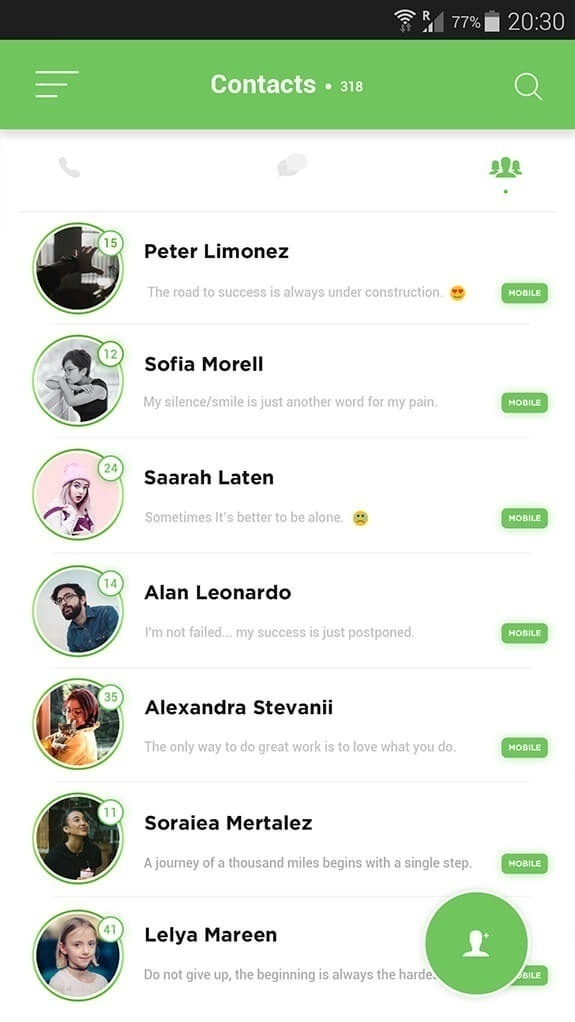
#> input picture data/input/2.jpg, 575 x 1022 px
$ jupyter execute --allow-errors test-semantic.ipynb
#> lines starting #> are read from the running program, lines starting #| are printed output that depends on the picture
### GUI.py
import pandas as pd
import cv2
import os
import json
import time
from os.path import join as pjoin

import element.detect_text.text_detection as text
import element.detect_compo.ip_region_proposal as ip
import element.detect_merge.merge as merge
from layout.obj.Compos_DF import ComposDF
from layout.obj.Compo import *
from layout.obj.Block import *
from layout.obj.List import *
import layout.lib.draw as draw


class GUI:
    def __init__(self, img_file, compos_json_file=None, output_dir='data/output'):
#> called with img_file = 'data/input/2.jpg', output_dir = 'data/output'
        self.img_file = img_file
        self.img = cv2.imread(img_file)
#> self.img is the input picture: shape (1022, 575, 3); mean B, G, R 214.4, 227.2, 217.8
        self.img_reshape = self.img.shape
#> self.img_reshape = (1022, 575, 3)
        self.img_resized = cv2.resize(self.img, (self.img_reshape[1], self.img_reshape[0]))
        if img_file is not None:
            self.file_name = img_file.split('/')[-1][:-4] if '/' in img_file else img_file.split('\\')[-1][:-4]
        else:
            self.file_name = None

        self.output_dir = output_dir
        self.ocr_dir = pjoin(self.output_dir, 'ocr') if output_dir is not None else None
        self.non_text_dir = pjoin(self.output_dir, 'ip') if output_dir is not None else None
        self.merge_dir = pjoin(self.output_dir, 'uied') if output_dir is not None else None
        self.layout_dir = pjoin(self.output_dir, 'layout') if output_dir is not None else None

        self.compos_json = None  # {'img_shape':(), 'compos':[]}
        self.compos_df = None    # dataframe for efficient processing
        self.compos = []         # list of Compo objects

        self.detect_result_img_text = None      # visualize text
        self.detect_result_img_non_text = None  # visualize non-text
        self.detect_result_img_merge = None     # visualize all elements

        self.layout_result_img_group = None     # visualize group of compos with repetitive layout
        self.layout_result_img_pair = None      # visualize paired groups
        self.layout_result_img_list = None      # visualize list (paired group) boundary

        self.lists = []     # list of List objects representing lists
        self.blocks = []    # list of Block objects representing blocks

        self.load_compos_from_json(compos_json_file)

    def load_compos_from_json(self, compos_json_file):
        if compos_json_file is not None:
            self.compos_json = json.load(open(compos_json_file))
            self.img_reshape = self.compos_json['img_shape']
            self.img_resized = cv2.resize(self.img, (self.img_reshape[1], self.img_reshape[0]))
            self.draw_element_detection()

    # [44 lines left out: functions load_compos, save_layout_result_imgs, save_layout_result_json, save_list, save_detection_result, save_layout_result, not called in this run]

    '''
    *****************************
    *** GUI Element Detection ***
    *****************************
    '''
    def resize_by_longest_side(self, img_resize_longest_side=800):
#> called with img_resize_longest_side = 900
        height, width = self.img.shape[:2]
#> height = 1022; width = 575
        if height > width:
            width_re = int(img_resize_longest_side * (width / height))
#> width_re = 506
            return img_resize_longest_side, width_re, self.img.shape[2]
        else:
            height_re = int(img_resize_longest_side * (height / width))
            return height_re, img_resize_longest_side, self.img.shape[2]

    def element_detection(self, is_ocr=False, is_non_text=False, is_merge=False, img_resize_longest_side=800, show=False):
        if self.img_file is None:
            print('No GUI image is input')
            return
        # resize GUI image by the longest side while detecting non-text elements
        if img_resize_longest_side is not None:
            self.img_reshape = self.resize_by_longest_side(img_resize_longest_side)
#> self.img_reshape = (900, 506, 3)
            self.img_resized = cv2.resize(self.img, (self.img_reshape[1], self.img_reshape[0]))
            resize_height = self.img_reshape[0]
#> resize_height = 900
        else:
            self.img_reshape = self.img.shape
            self.img_resized = self.img.copy()
            resize_height = None

        key_params = {'min-grad': 8, 'ffl-block': 5, 'min-ele-area': 50, 'merge-contained-ele': True,
                      'max-word-inline-gap': 10, 'max-line-ingraph-gap': 4, 'remove-ui-bar': True}
        if is_ocr:
            os.makedirs(self.ocr_dir, exist_ok=True)
            self.detect_result_img_text = text.text_detection(self.img_file, self.ocr_dir, show=show)
        elif os.path.isfile(pjoin(self.ocr_dir, self.file_name + '.jpg')):
            self.detect_result_img_text = cv2.imread(pjoin(self.ocr_dir, self.file_name + '.jpg'))

        if is_non_text:
            os.makedirs(self.non_text_dir, exist_ok=True)
            self.detect_result_img_non_text = ip.compo_detection(self.img_file, self.non_text_dir, key_params, resize_by_height=resize_height, show=show)
        elif os.path.isfile(pjoin(self.non_text_dir, self.file_name + '.jpg')):
            self.detect_result_img_non_text = cv2.imread(pjoin(self.non_text_dir, self.file_name + '.jpg'))

        if is_merge:
            os.makedirs(self.merge_dir, exist_ok=True)
            compo_path = pjoin(self.non_text_dir, self.file_name + '.json')
            ocr_path = pjoin(self.ocr_dir, self.file_name + '.json')
            self.detect_result_img_merge, self.compos_json = merge.merge(self.img_file, compo_path, ocr_path, self.merge_dir, is_remove_bar=key_params['remove-ui-bar'], is_paragraph=True, show=show)
        elif os.path.isfile(pjoin(self.merge_dir, self.file_name + '.jpg')):
            self.load_compos_from_json(pjoin(self.merge_dir, self.file_name + '.json'))
            self.detect_result_img_merge = cv2.imread(pjoin(self.merge_dir, self.file_name + '.jpg'))

    '''
    *************************************
    *** Repetitive Layout Recognition ***
    *************************************
    '''
    # convert all compo_df to compo objects
    # [6 lines left out: function cvt_compo_df_to_obj, not called in this run]

    # *** step1 ***
    def cvt_compos_json_to_dataframe(self):
        self.compos_df = ComposDF(json_data=self.compos_json, gui_img=self.img_resized.copy())

    # *** step2 ***
    def recognize_repetitive_layout(self):
        # cluster elements into groups according to position and area
        self.compos_df.repetitive_group_recognition()   # group, alignment_in_group, group_nontext, group_text
        # pair clusters (groups)
        self.compos_df.pair_groups()                    # group_pair, pair_to
        # recognize repetitive block by checking their children's connections
        self.compos_df.repetitive_block_recognition()   # group_pair
        # identify list items in each paired group
        self.compos_df.list_item_partition()            # list_item
        # filter out invalid unpaired groups
        self.compos_df.remove_invalid_groups()
        # add missed compos by checking group items
        self.compos_df.add_missed_compos_by_checking_group_item()

    # *** step3 ***
    # [31 lines left out: function cvt_list_and_compos_df_to_obj, not called in this run]
        # get all compos in lists
        # for lst in self.lists:
        #     self.compos += lst.get_inner_compos()

    # *** step4 ***
    def slice_block(self):
        blocks, non_blocked_compos = slice_blocks(self.compos, 'v')
        self.blocks = blocks

    # entry method
    def layout_recognition(self, is_save=True):
#> called with is_save = True
        start = time.clock()
        self.cvt_compos_json_to_dataframe()
#> (the call stopped at in cvt_compos_json_to_dataframe, `self.compos_df = ComposDF(json_data=self.compos_json, gui_img=self.img..`: layout is not available in this run)
        self.recognize_repetitive_layout()
        self.cvt_list_and_compos_df_to_obj()
        self.slice_block()
        self.get_layout_result_imgs()
        if is_save:
            self.save_layout_result()
        print("[Layout Recognition Completed in %.3f s] Input: %s Output: %s" % (time.clock() - start, self.img_file, pjoin(self.layout_dir, self.file_name + '.json')))
        # print(time.ctime(), '\n\n')

    '''
    *********************
    *** Visualization ***
    *********************
    '''
    # [46 lines left out: functions get_layout_result_imgs, visualize_element_detection, draw_element_detection, visualize_layout_recognition, not called in this run]

    def visualize_compos_df(self, visualize_attr, show=True):
        board = self.img_resized.copy()
        return self.compos_df.visualize_fill(board, gather_attr=visualize_attr, name=visualize_attr, show=show)

    # [18 lines left out: functions visualize_all_compos, visualize_lists, not called in this run]

    def visualize_block(self, block_id, show=True):
        board = self.img_resized.copy()
        self.blocks[block_id].visualize_sub_blocks_and_compos(board, show=show)

    # [25 lines left out: functions visualize_blocks, visualize_container, not called in this run]

### test-semantic.ipynb
[cell 1]
from GUI import GUI

[cell 2]
gui = GUI(img_file='data/input/2.jpg')

#> (a cell that did not finish here is left out)

#> (a cell that did not finish here is left out)

[cell 5]
import cv2

name = '2'
org = cv2.imread('data/input/' + name + '.jpg')
uied = cv2.imread('data/output/uied/' + name + '.jpg')
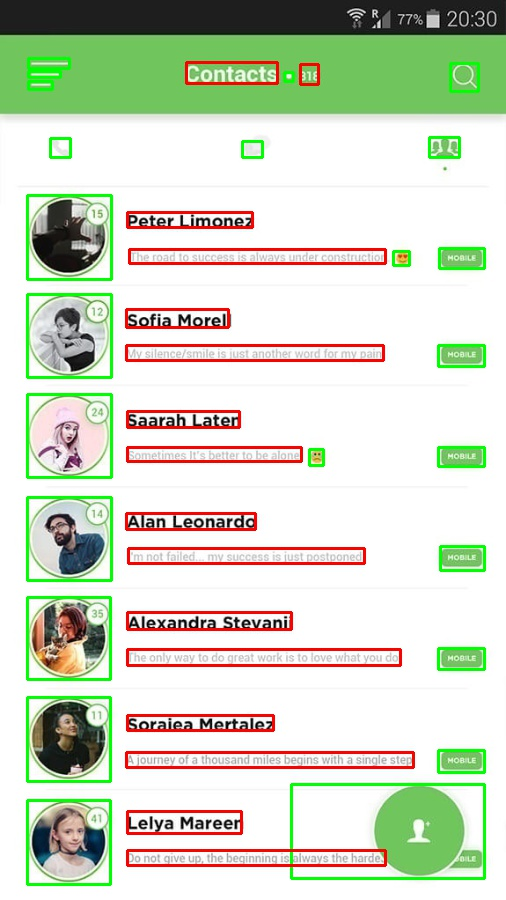
#> input picture data/output/uied/2.jpg, 506 x 900 px
#> uied is the input picture: shape (900, 506, 3); mean B, G, R 198.2, 217.4, 209.8
group = cv2.imread('data/output/layout/' + name + '-group.jpg')
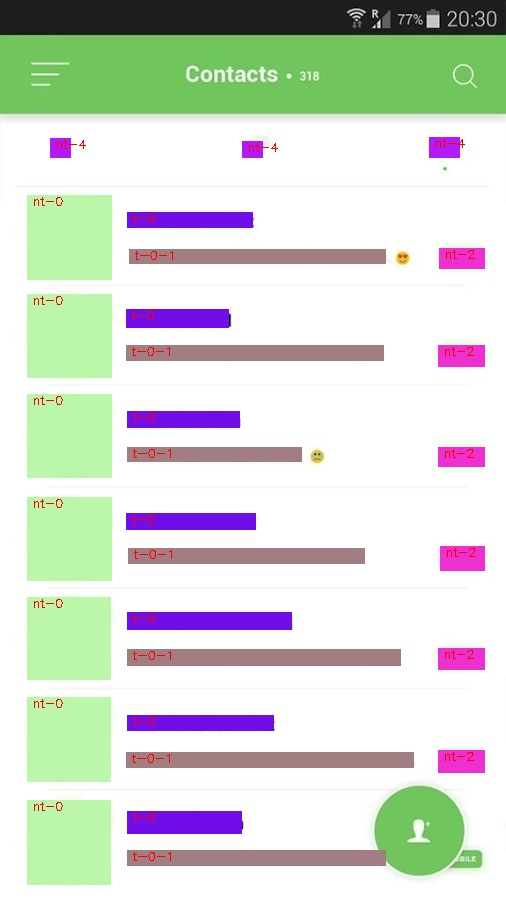
#> input picture data/output/layout/2-group.jpg, 506 x 900 px
#> group is the input picture: shape (900, 506, 3); mean B, G, R 210, 218.6, 213.1
lst = cv2.imread('data/output/layout/' + name + '-list.jpg')
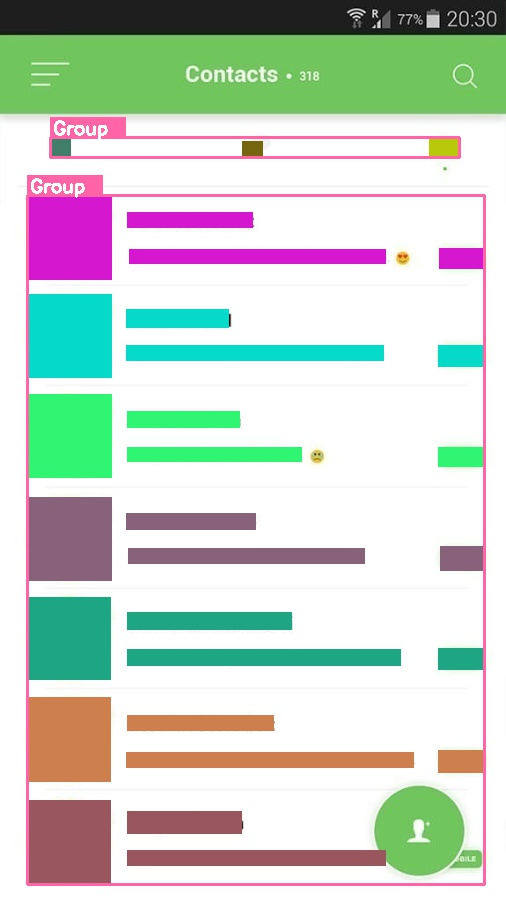
#> input picture data/output/layout/2-list.jpg, 506 x 900 px
#> lst is the input picture: shape (900, 506, 3); mean B, G, R 200.6, 210.2, 200

cv2.imshow('org', cv2.resize(org, (400, 800)))
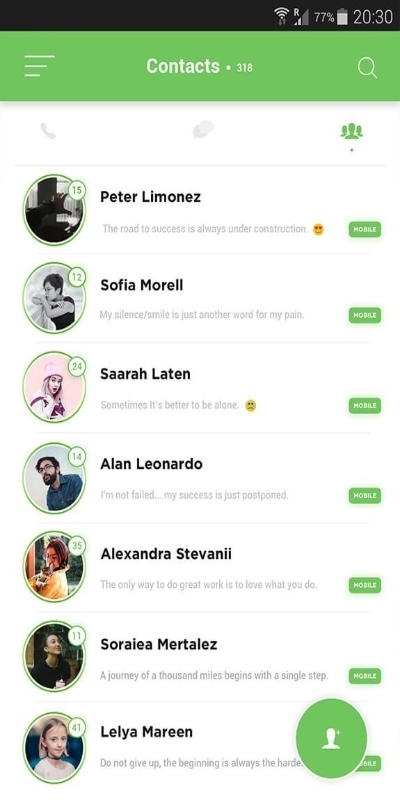
#> window 'org': shape (800, 400, 3); mean B, G, R 214.4, 227.2, 217.7
cv2.imshow('uied', uied)
cv2.imshow('group', group)
cv2.imshow('list', lst)
cv2.waitKey()
cv2.destroyAllWindows()
